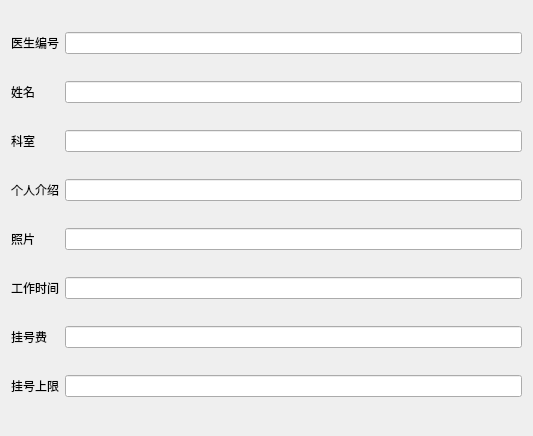
<?xml version="1.0" encoding="UTF-8"?>
<ui version="4.0">
 <class>DoctorInfoDetails</class>
 <widget class="QWidget" name="DoctorInfoDetails">
  <property name="geometry">
   <rect>
    <x>0</x>
    <y>0</y>
    <width>533</width>
    <height>436</height>
   </rect>
  </property>
  <property name="windowTitle">
   <string>智能医疗系统患者端</string>
  </property>
  <layout class="QGridLayout" name="gridLayout">
   <item row="4" column="1">
    <widget class="QLineEdit" name="photo"/>
   </item>
   <item row="0" column="0">
    <widget class="QLabel" name="label">
     <property name="text">
      <string>医生编号</string>
     </property>
    </widget>
   </item>
   <item row="7" column="0">
    <widget class="QLabel" name="label_7">
     <property name="text">
      <string>挂号上限</string>
     </property>
    </widget>
   </item>
   <item row="3" column="1">
    <widget class="QLineEdit" name="profile"/>
   </item>
   <item row="5" column="1">
    <widget class="QLineEdit" name="schedule"/>
   </item>
   <item row="0" column="1">
    <widget class="QLineEdit" name="doctorId"/>
   </item>
   <item row="3" column="0">
    <widget class="QLabel" name="label_3">
     <property name="text">
      <string>个人介绍</string>
     </property>
    </widget>
   </item>
   <item row="5" column="0">
    <widget class="QLabel" name="label_5">
     <property name="text">
      <string>工作时间</string>
     </property>
    </widget>
   </item>
   <item row="6" column="0">
    <widget class="QLabel" name="label_6">
     <property name="text">
      <string>挂号费</string>
     </property>
    </widget>
   </item>
   <item row="6" column="1">
    <widget class="QLineEdit" name="regFee"/>
   </item>
   <item row="7" column="1">
    <widget class="QLineEdit" name="limit"/>
   </item>
   <item row="2" column="0">
    <widget class="QLabel" name="label_2">
     <property name="text">
      <string>科室</string>
     </property>
    </widget>
   </item>
   <item row="4" column="0">
    <widget class="QLabel" name="label_4">
     <property name="text">
      <string>照片</string>
     </property>
    </widget>
   </item>
   <item row="2" column="1">
    <widget class="QLineEdit" name="depart"/>
   </item>
   <item row="1" column="1">
    <widget class="QLineEdit" name="name"/>
   </item>
   <item row="1" column="0">
    <widget class="QLabel" name="label_8">
     <property name="text">
      <string>姓名</string>
     </property>
    </widget>
   </item>
  </layout>
 </widget>
 <resources/>
 <connections/>
</ui>
